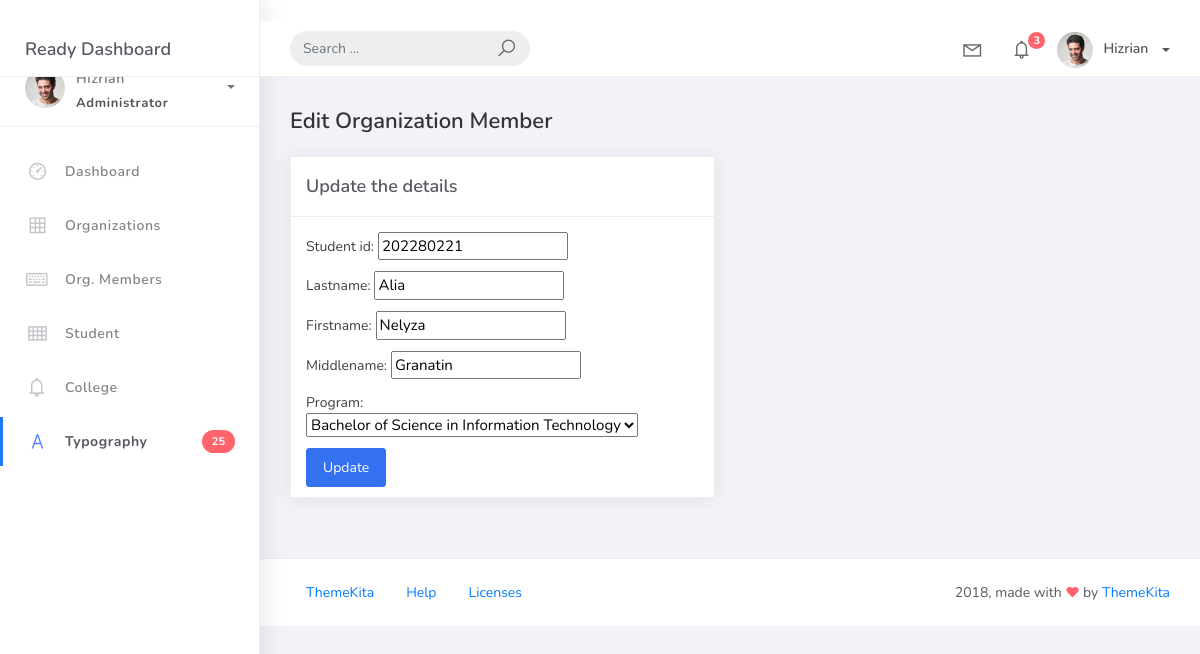
Screenshot of /student_list/2/ with the database file from the repository.
### studentorg/models.py (models this page shows, shortened)
class BaseModel(models.Model):
    created_at = models.DateTimeField(auto_now_add=True, db_index=True)
    updated_at = models.DateTimeField(auto_now=True)
    class Meta:
        abstract = True

class Student(BaseModel):
    student_id = models.CharField(max_length=15)
    lastname = models.CharField(max_length=25)
    firstname = models.CharField(max_length=25)
    middlename = models.CharField(max_length=25, blank=True, null=True)
    program = models.ForeignKey(Program, on_delete=models.CASCADE)

### studentorg/views.py (the view)
# urls.py: path('student_list/<pk>/', StudentUpdateView.as_view(), name='student-update'),
class StudentUpdateView(UpdateView):
    model = Student
    form_class = StudentForm
    template_name = 'student_edit.html'
    success_url = reverse_lazy('student-list')

### studentorg/forms.py
class StudentForm(ModelForm):
    class Meta:
        model = Student
        fields = "__all__"

### studentorg/models.py (called while the page is built)
    def __str__(self):
        return self.prog_name

### templates/student_edit.html (shortened to what this page needs)
{% extends 'base.html' %}
{% block content %}
<div class="content">
    <div class="container-fluid">
        <h4 class="page-title">Edit Organization Member</h4>
        <div class="row">
            <div class="col-md-6">
                <div class="card">
                    <div class="card-header">
                        <div class="card-title">Update the details</div>
                    </div>
                    <div class="card-body">
                        <form method="post">
                            {{ form.as_p }}
                            <button type="submit" class="btn btn-primary">Update</button>
                        </form>
                    </div>
                </div>
            </div>
        </div>
    </div>
</div>
{% endblock %}

### rows the page displays
Student: student_id "202280221", lastname "Alia", firstname "Nelyza", middlename "Granatin", program "Bachelor of Science in Information Technology"
